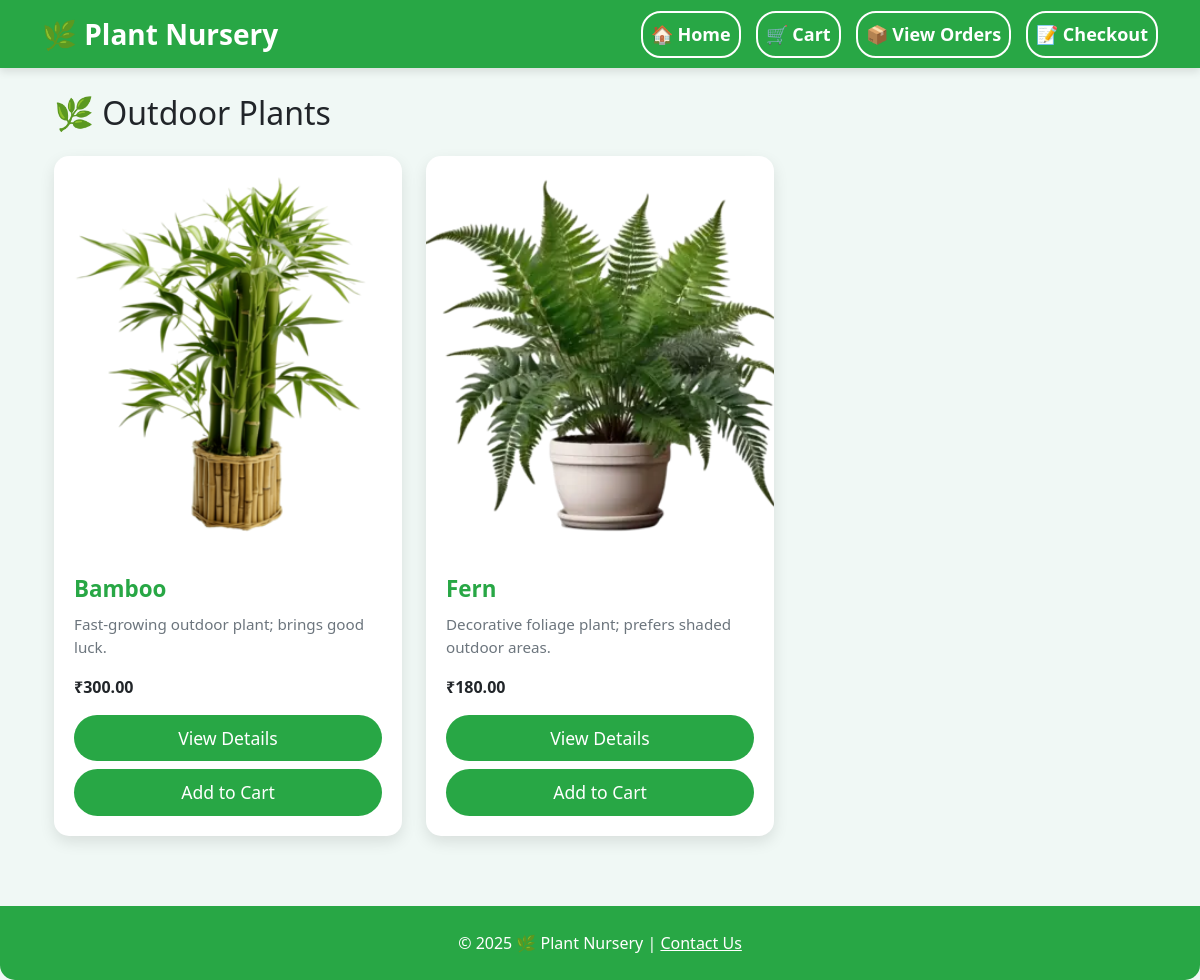
The page /category/outdoor-plants/ on the database its author committed.
### shop/models.py (models this page shows, shortened)
class Category(models.Model):
    name = models.CharField(max_length=200)
    slug = models.SlugField(unique=True, blank=True)

class Plant(models.Model):
    category = models.ForeignKey('Category', on_delete=models.CASCADE)
    name = models.CharField(max_length=200)
    slug = models.SlugField(unique=True, blank=True)
    description = models.TextField()
    price = models.DecimalField(max_digits=8, decimal_places=2)
    stock = models.PositiveIntegerField()
    image = models.ImageField(upload_to='plants/', default='plants/default.png') # stores images in media/plants/

### shop/views.py (the view)
# urls.py: path('category/<slug:category_slug>/', views.category_plants, name='category_plants'),
def category_plants(request, category_slug):
    category = get_object_or_404(Category, slug=category_slug)
    plants = Plant.objects.filter(category=category)
    return render(request, 'shop/category_plants.html', {
        'category': category,
        'plants': plants
    })

### shop/templates/shop/category_plants.html (shortened to what this page needs)
{% extends "shop/base.html" %}
{% block content %}
<div class="container mt-4">
    <h2 class="mb-4">🌿 {{ category.name }}</h2>
    {% if plants %}
        <div class="row">
            {% for plant in plants %}
                <div class="col-md-4">
                    <div class="card plant-card">
                        {% if plant.image %}
                            <img src="{{ plant.image.url }}" class="card-img-top img-fluid" alt="{{ plant.name }}">
                        {% else %}
                            <img src="https://via.placeholder.com/400x300?text=No+Image" class="card-img-top img-fluid" alt="No Image">
                        {% endif %}
                        <div class="card-body">
                            <h5 class="card-title">{{ plant.name }}</h5>
                            <p class="card-text">{{ plant.description|truncatewords:15 }}</p>
                            <p class="fw-bold">₹{{ plant.price }}</p>
                            <a href="{% url 'shop:plant_detail' plant.slug %}" class="btn btn-outline-success">
                                View Details
                            </a>
                            <a href="{% url 'cart:cart_add' plant.id %}" class="btn btn-success mt-2">
                                Add to Cart
                            </a>
                        </div>
                    </div>
                </div>
            {% endfor %}
        </div>
    {% else %}
        <p>No plants found in this category.</p>
    {% endif %}
</div>
{% endblock %}

### shop/templates/shop/base.html (style rules this page uses)
body { padding-top: 70px; background-color: #f0f8f5; }
.plant-card { border:none; border-radius:15px; overflow:hidden; box-shadow:0 6px 15px rgba(0,0,0,0.1); transition:transform 0.3s, box-shadow 0.3s; display:flex; flex-direction:column; background-color:#fff; margin-bottom:30px; }
.plant-card img { width:100%; height:400px; object-fit:cover; transition:transform 0.3s; }
.plant-card .card-body { padding:20px; display:flex; flex-direction:column; justify-content:space-between; }
.plant-card .card-title { font-size:1.4rem; font-weight:bold; margin-bottom:10px; color:#28a745; }
.plant-card .card-text { flex-grow:1; color:#6c757d; font-size:0.95rem; }
.plant-card .btn { font-size:1.1rem; padding:10px 20px; border-radius:25px; background-color:#28a745; border:none; color:#fff; transition: background-color 0.3s, transform 0.2s; }

### rows shown on the page
Category: name "Outdoor Plants"
Plant: image (picture), name "Bamboo", description "Fast-growing outdoor plant; brings good luck.", price "300.00"
Plant: image (picture), name "Fern", description "Decorative foliage plant; prefers shaded outdoor areas.", price "180.00"
